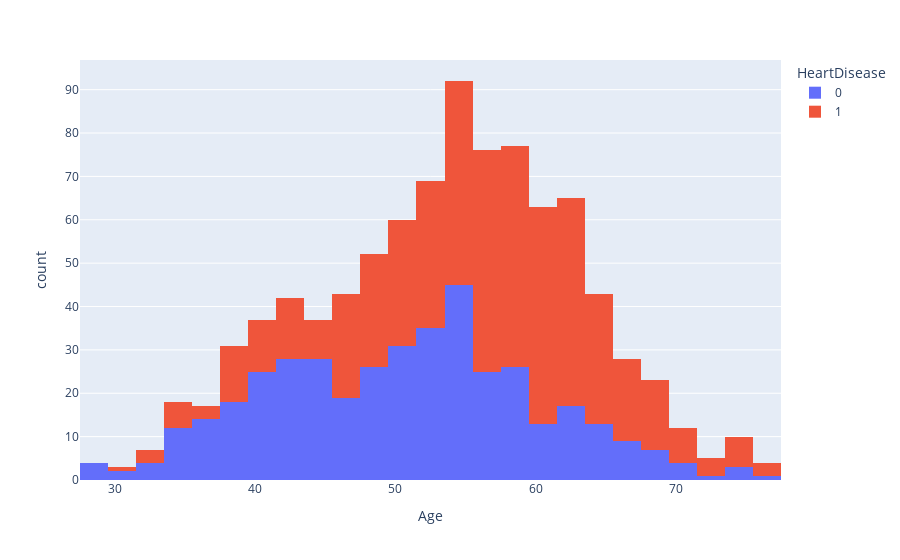

Notebook cell for this chart:
### Code cell
px.histogram(heart_df, x='Age', color='HeartDisease')

### Figure 1 — Plotly figure (JSON) as saved in the notebook; plotly's stock layout.template omitted (floating-point values rounded to 4 significant figures; data arrays with more than 128 entries replaced by an {"elided": "..."} marker saying what was removed)
{"data": [{"bingroup": "x", "hovertemplate": "HeartDisease=0<br>Age=%{x}<br>count=%{y}<extra></extra>", "legendgroup": "0", "marker": {"color": "#636efa", "pattern": {"shape": ""}}, "name": "0", "orientation": "v", "showlegend": true, "type": "histogram", "x": {"elided": "410 int values"}, "xaxis": "x", "yaxis": "y"}, {"bingroup": "x", "hovertemplate": "HeartDisease=1<br>Age=%{x}<br>count=%{y}<extra></extra>", "legendgroup": "1", "marker": {"color": "#EF553B", "pattern": {"shape": ""}}, "name": "1", "orientation": "v", "showlegend": true, "type": "histogram", "x": {"elided": "508 int values"}, "xaxis": "x", "yaxis": "y"}], "layout": {"barmode": "relative", "legend": {"title": {"text": "HeartDisease"}, "tracegroupgap": 0}, "margin": {"t": 60}, "xaxis": {"anchor": "y", "domain": [0, 1], "title": {"text": "Age"}}, "yaxis": {"anchor": "x", "domain": [0, 1], "title": {"text": "count"}}}}
